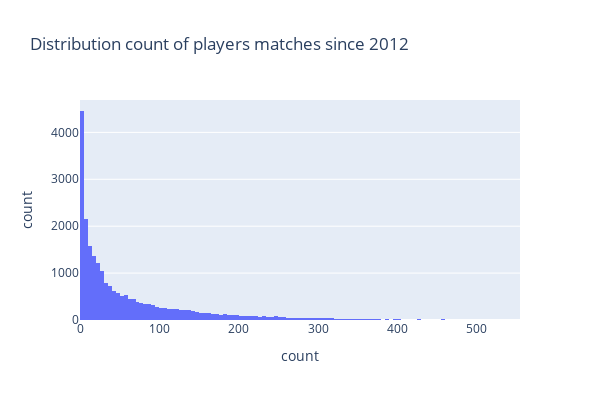

The cell this chart's notebook holds for it:
### Code cell
px.histogram(players_matches, x='count', title='Distribution count of players matches since 2012', width=600, height=400)

### Figure 1 — Plotly figure (JSON) as saved in the notebook; plotly's stock layout.template omitted (floating-point values rounded to 4 significant figures; data arrays with more than 128 entries replaced by an {"elided": "..."} marker saying what was removed)
{"data": [{"alignmentgroup": "True", "bingroup": "x", "hovertemplate": "count=%{y}<extra></extra>", "legendgroup": "", "marker": {"color": "#636efa", "pattern": {"shape": ""}}, "name": "", "offsetgroup": "", "orientation": "v", "showlegend": false, "type": "histogram", "x": {"elided": "23964 int values"}, "xaxis": "x", "yaxis": "y"}], "layout": {"barmode": "relative", "height": 400, "legend": {"tracegroupgap": 0}, "title": {"text": "Distribution count of players matches since 2012"}, "width": 600, "xaxis": {"anchor": "y", "autorange": true, "domain": [0, 1], "range": [-0.5, 554.5], "title": {"text": "count"}, "type": "linear"}, "yaxis": {"anchor": "x", "autorange": true, "domain": [0, 1], "range": [0, 4691.0], "title": {"text": "count"}}}}
